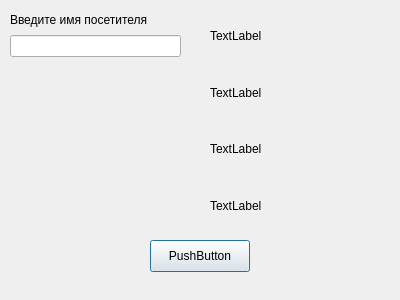
<?xml version="1.0" encoding="UTF-8"?>
<ui version="4.0">
 <class>DialogClient</class>
 <widget class="QDialog" name="DialogClient">
  <property name="geometry">
   <rect>
    <x>0</x>
    <y>0</y>
    <width>400</width>
    <height>300</height>
   </rect>
  </property>
  <property name="windowTitle">
   <string>Dialog</string>
  </property>
  <widget class="QPushButton" name="pushButton">
   <property name="geometry">
    <rect>
     <x>150</x>
     <y>240</y>
     <width>100</width>
     <height>32</height>
    </rect>
   </property>
   <property name="text">
    <string>PushButton</string>
   </property>
  </widget>
  <widget class="QWidget" name="">
   <property name="geometry">
    <rect>
     <x>10</x>
     <y>10</y>
     <width>171</width>
     <height>47</height>
    </rect>
   </property>
   <layout class="QVBoxLayout" name="verticalLayout">
    <item>
     <widget class="QLabel" name="label_5">
      <property name="text">
       <string>Введите имя посетителя</string>
      </property>
     </widget>
    </item>
    <item>
     <widget class="QLineEdit" name="clientName"/>
    </item>
   </layout>
  </widget>
  <widget class="QWidget" name="">
   <property name="geometry">
    <rect>
     <x>210</x>
     <y>10</y>
     <width>181</width>
     <height>221</height>
    </rect>
   </property>
   <layout class="QVBoxLayout" name="verticalLayout_2">
    <item>
     <widget class="QLabel" name="label">
      <property name="text">
       <string>TextLabel</string>
      </property>
     </widget>
    </item>
    <item>
     <widget class="QLabel" name="label_2">
      <property name="text">
       <string>TextLabel</string>
      </property>
     </widget>
    </item>
    <item>
     <widget class="QLabel" name="label_3">
      <property name="text">
       <string>TextLabel</string>
      </property>
     </widget>
    </item>
    <item>
     <widget class="QLabel" name="label_4">
      <property name="text">
       <string>TextLabel</string>
      </property>
     </widget>
    </item>
   </layout>
  </widget>
 </widget>
 <resources/>
 <connections/>
</ui>
